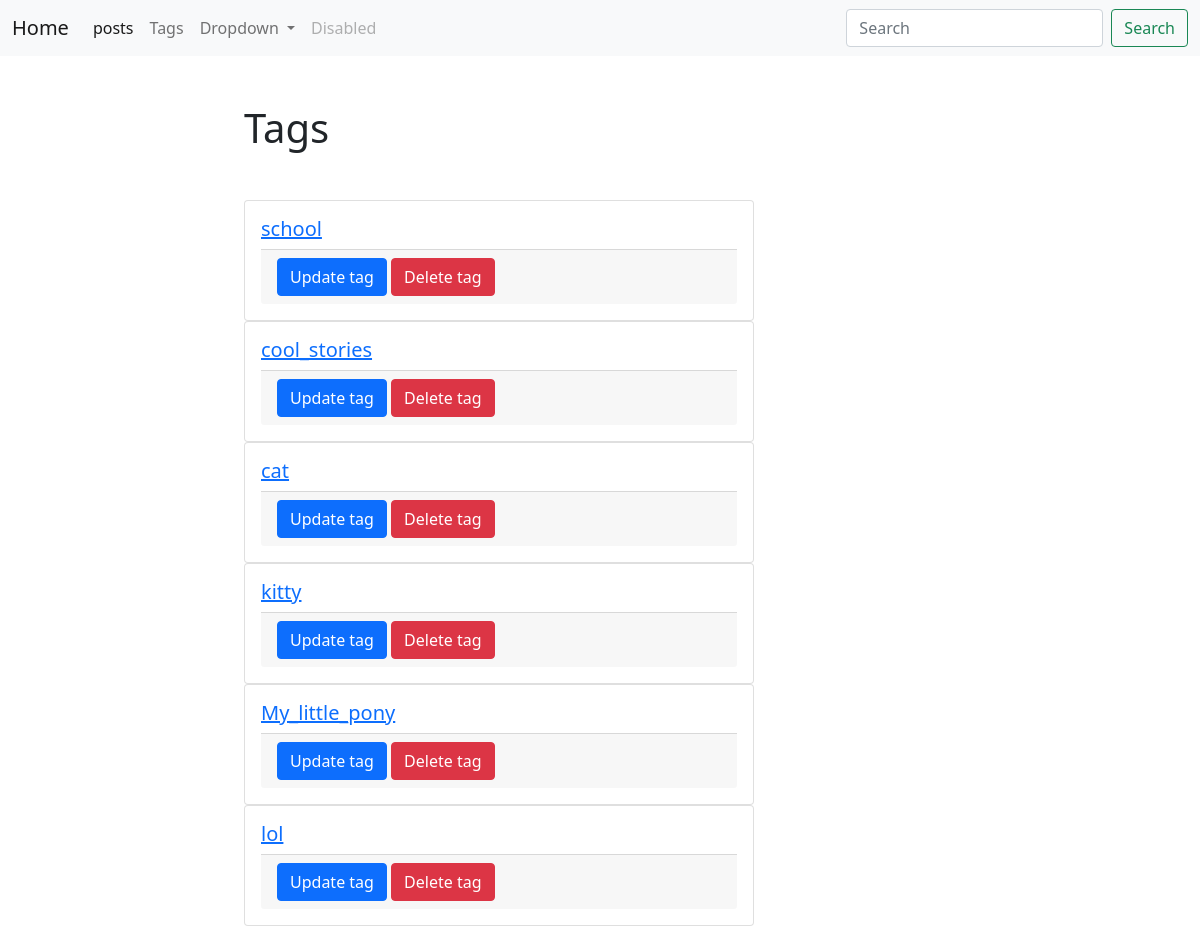
The page /blog/tags/ on the database its author committed.
### blog/models.py (models this page shows, shortened)
class Tag(models.Model):
    title=models.CharField(max_length=50,db_index=True)
    slug=models.SlugField(max_length=50,unique=True)
    def get_absolute_url(self):
         return reverse('tag_detail_url', kwargs={'slug': self.slug})

### blog/views.py (the view)
# urls.py: path('tags/', tags_list, name='tags_list_url'),
def tags_list(request):
    tags=Tag.objects.all()
    return render(request,'blog/tags_list.html',context={'tags':tags})

### blog/templates/blog/tags_list.html (shortened to what this page needs)
{%extends 'blog/base_blog.html'%}
{%block content%}
<h1 class="mb-5">Tags</h1>
    {% for tag in tags %}
<div class="card">
  <div class="card-body">
   <h5 class="card-title"><a href="{{tag.get_absolute_url}}">{{tag.title}}</a></h5>
      <div class="card-footer text-muted" >
            <a href="{% url 'tag_update_url' slug=tag.slug%}" class="btn btn-primary">Update tag</a>
            <a href="{% url 'tag_delete_url' slug=tag.slug%}" class="btn btn-danger">Delete tag</a>
       </div>
  </div>
</div>
    {% endfor %}
{%endblock%}

### rows shown on the page
Tag: title "school"
Tag: title "cool_stories"
Tag: title "cat"
Tag: title "kitty"
Tag: title "My_little_pony"
Tag: title "lol"
